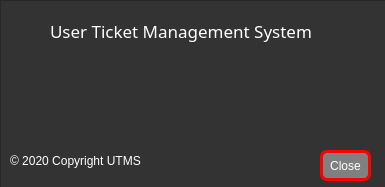
<?xml version="1.0" encoding="UTF-8"?>
<ui version="4.0">
 <class>Dialog</class>
 <widget class="QDialog" name="Dialog">
  <property name="windowModality">
   <enum>Qt::ApplicationModal</enum>
  </property>
  <property name="geometry">
   <rect>
    <x>0</x>
    <y>0</y>
    <width>385</width>
    <height>187</height>
   </rect>
  </property>
  <property name="windowTitle">
   <string>About</string>
  </property>
  <widget class="QFrame" name="frame">
   <property name="geometry">
    <rect>
     <x>0</x>
     <y>0</y>
     <width>681</width>
     <height>481</height>
    </rect>
   </property>
   <property name="styleSheet">
    <string notr="true">*{

}
QFrame {
	background: #333;
}

QPushButton {
	color: white;
	background: grey;
	border-style: solid;
	border-color: red;
	border-width: 3px;
	border-radius: 7px;
}

#label_title {
font-size: 18px;
}
QLabel {
	color: white;
}</string>
   </property>
   <property name="frameShape">
    <enum>QFrame::StyledPanel</enum>
   </property>
   <property name="frameShadow">
    <enum>QFrame::Raised</enum>
   </property>
   <widget class="QLabel" name="label">
    <property name="geometry">
     <rect>
      <x>50</x>
      <y>10</y>
      <width>291</width>
      <height>41</height>
     </rect>
    </property>
    <property name="font">
     <font>
      <family>century gothic</family>
      <pointsize>13</pointsize>
     </font>
    </property>
    <property name="text">
     <string>User Ticket Management System</string>
    </property>
   </widget>
   <widget class="QLabel" name="label_2">
    <property name="geometry">
     <rect>
      <x>10</x>
      <y>150</y>
      <width>141</width>
      <height>21</height>
     </rect>
    </property>
    <property name="text">
     <string>© 2020 Copyright UTMS</string>
    </property>
   </widget>
   <widget class="QPushButton" name="pushButton_close">
    <property name="geometry">
     <rect>
      <x>320</x>
      <y>150</y>
      <width>51</width>
      <height>31</height>
     </rect>
    </property>
    <property name="styleSheet">
     <string notr="true"/>
    </property>
    <property name="text">
     <string>Close</string>
    </property>
   </widget>
  </widget>
 </widget>
 <resources/>
 <connections/>
</ui>
